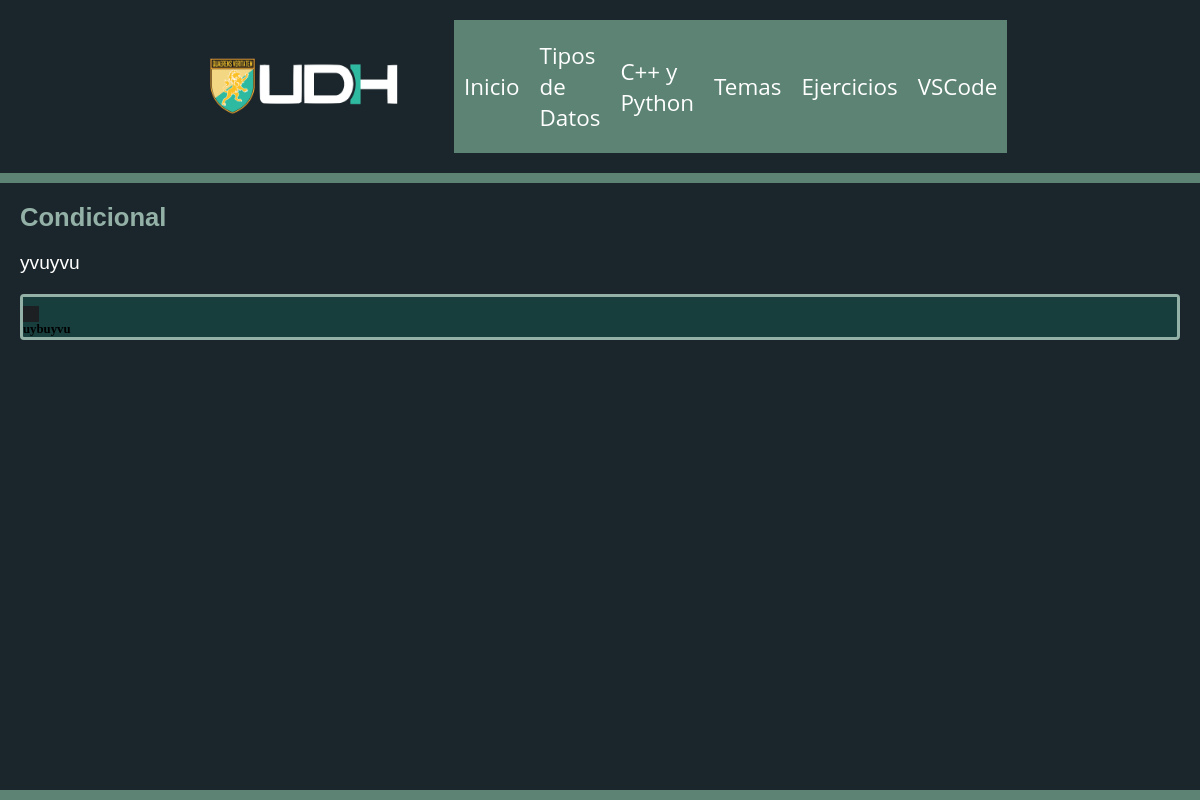
Page /diferencias/Condicional on the earlier database version.
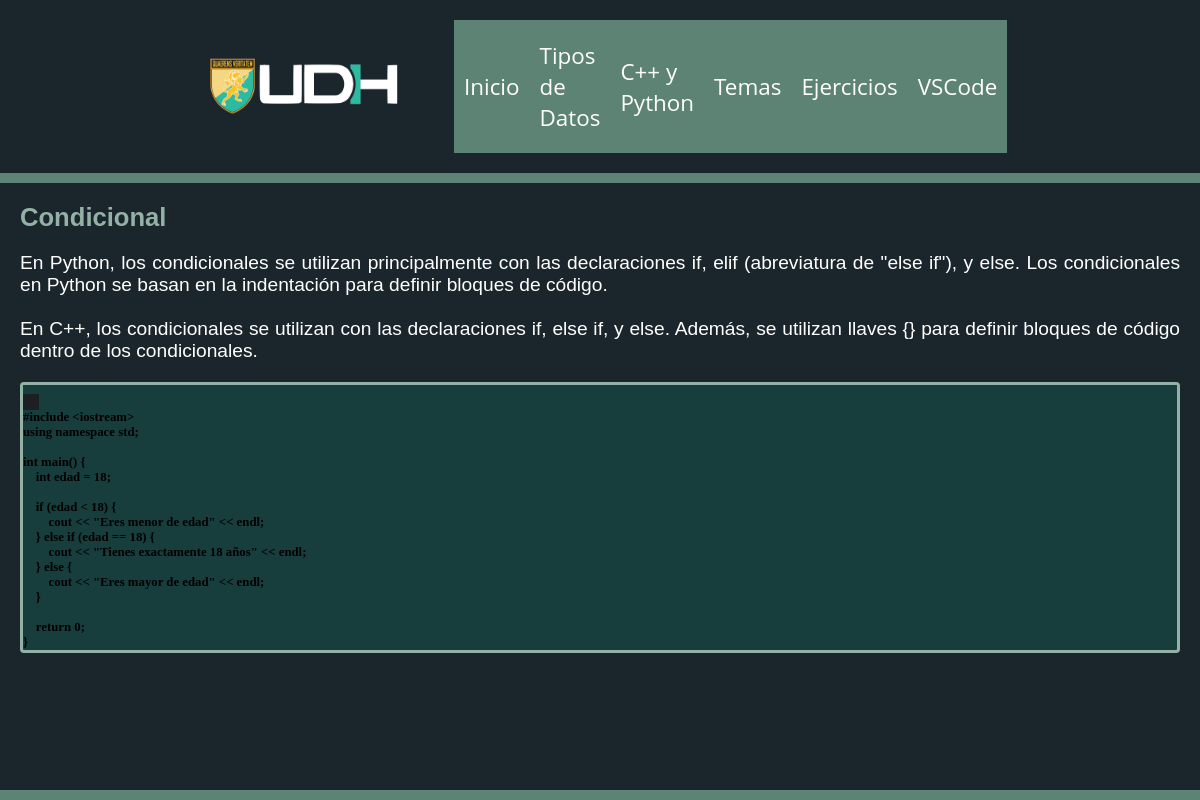
Same page on the later database version.
### exercises/models.py (models this page shows, shortened)
class Methods(models.Model):
    func = models.CharField(max_length=25)
    detail = models.TextField()
    py_snip = models.TextField()
    cpp_snip = models.TextField()

### exercises/views.py (the view)
# urls.py: path('diferencias/<str:method_name>', DifferencesDetailView.as_view(), name = 'diferencias_detail' ),
class DifferencesDetailView(View):
    def get(self, request, method_name):
        method = get_object_or_404(Methods, func=method_name)
        return render(request, 'differences_detail.html', {'method': method})

### exercises/static/templates/differences_detail.html (shortened to what this page needs)
{% extends 'base.html' %}
{% load static %}
{% block content %}
<div class="categText">
    <h2>{{ method.func }}</h2>
    <p class="themeContext">{{ method.detail }}</p>
</div>
<div class="examText">
    <div class="exercise">
        <div class="snippet" id="codeSnippets">
            <div class="snippet-toggle">
                <button id="cppSnippetBtn" class="active">
                </button>
                <button id="pySnippetBtn">
                </button>
            </div>
            <pre id="cppSnippet" class="inactive"><code class="language-cpp">{{ method.cpp_snip }}</code></pre>
        </div>
    </div>
</div>
{% endblock %}

Differences in the rows shown:
changed Methods "Condicional": detail "yvuyvu" → "En Python, los condicionales se utilizan principalmente con las declaraciones if, elif (abreviatura de \"else if\"), y else. Los condicionales en Python se basan en la indentación para definir bloques de código. En C++, los condicionales se utilizan con las declaraciones if, else if, y else. Además, se utilizan llaves {} para definir bloques de código dentro de los condicionales."; cpp_snip "uybuyvu" → "#include <iostream> using namespace std; int main() { int edad = 18; if (edad < 18) { cout << \"Eres menor de edad\" << endl; } else if (edad == 18) { cout << \"Tienes exactamente 18 años\" << endl; } else { cout << \"Eres mayor de edad\" << endl; } return 0; }"
